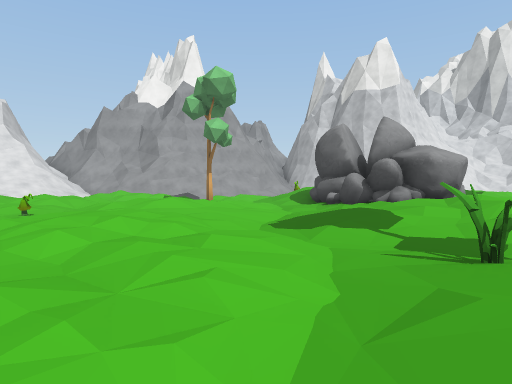
view 1 (above)

24 first-person views from a walk through a scene from a Unity 3-D project. The camera is 1.5 m above the floor, tilts 2° down and sees 75° across. The floor is counted in squares, 2 m on a side. Each view is taken from the middle of a square. On the plan, view 1 faces up. The plan holds only what a view shows up to about 11 squares ahead; the rest is blank. The place goes on beyond the plan. The player is left out. Some surface patterns are stand-ins.

view 2
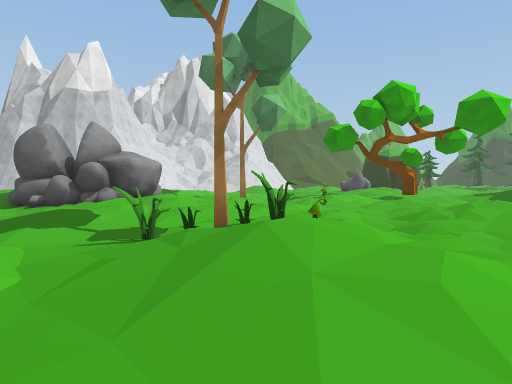

view 3
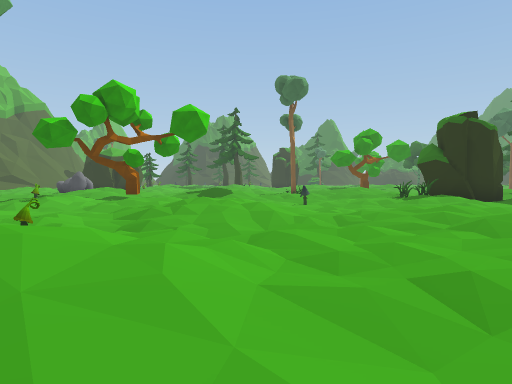

view 4
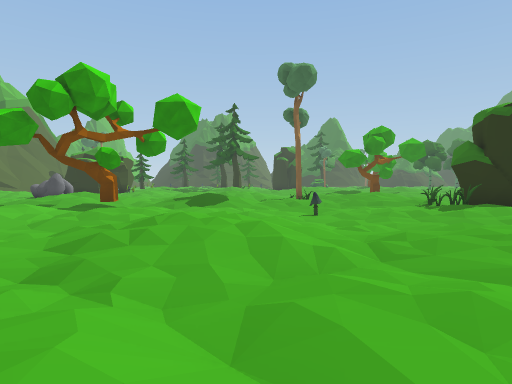

view 5
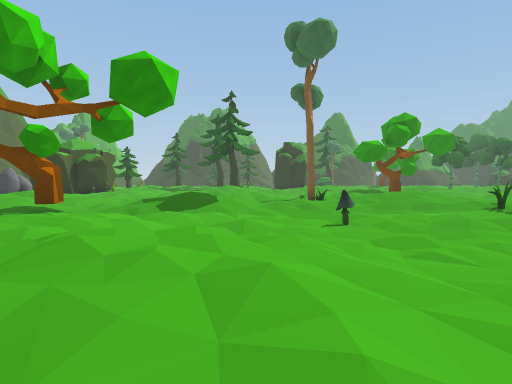

view 6
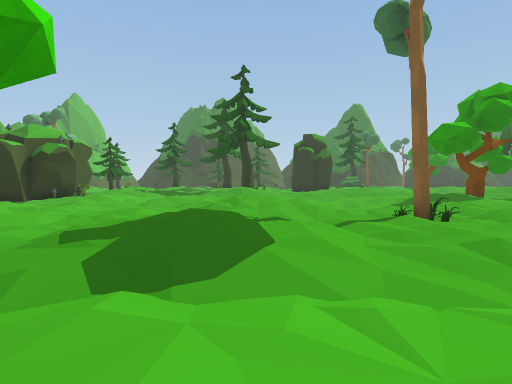

view 7
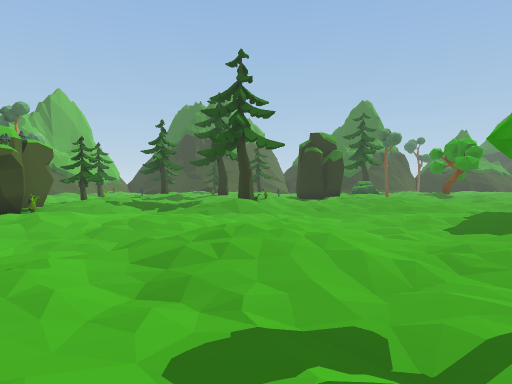

view 8
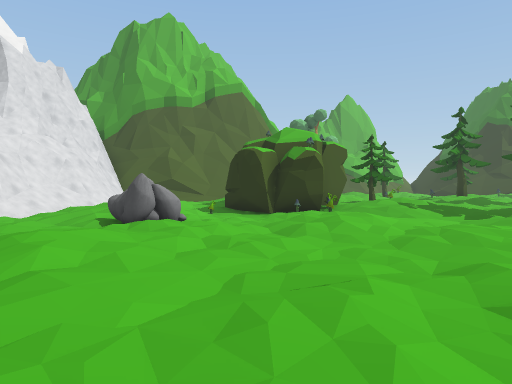

view 9
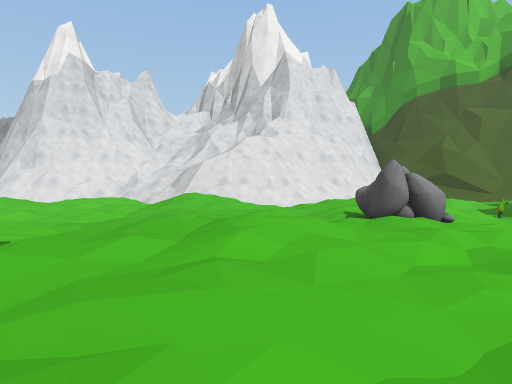

view 10
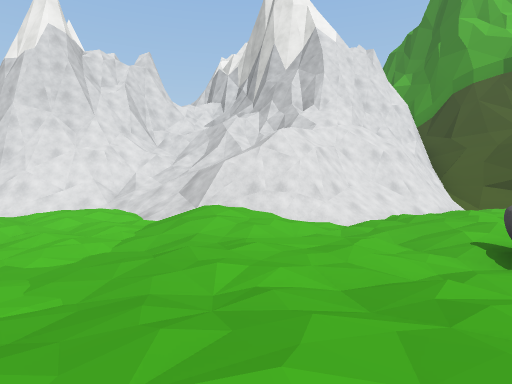

view 11
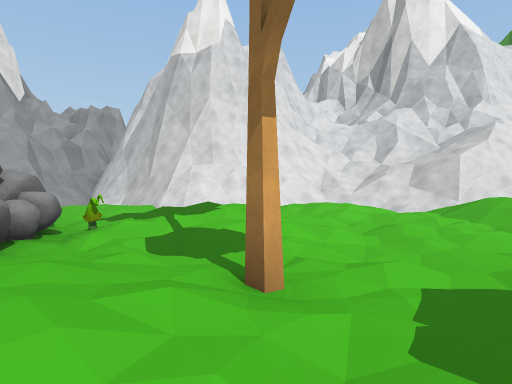

view 12
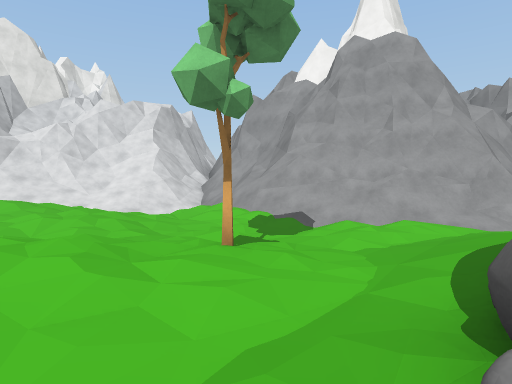

view 13
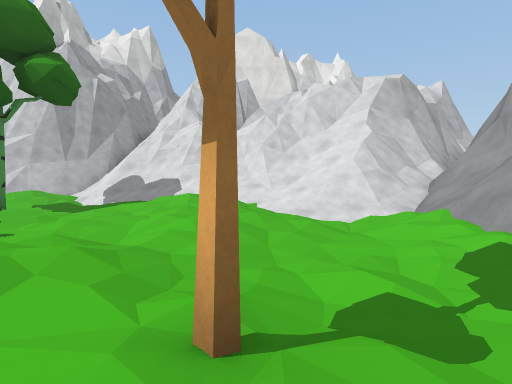

view 14
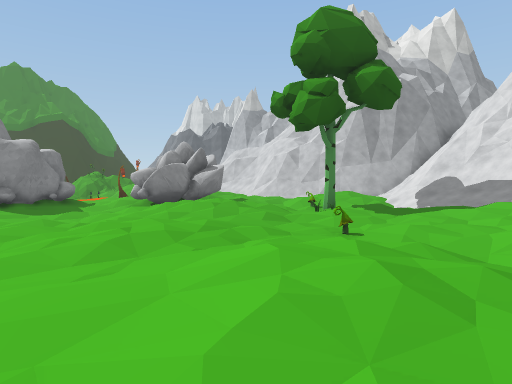

view 15
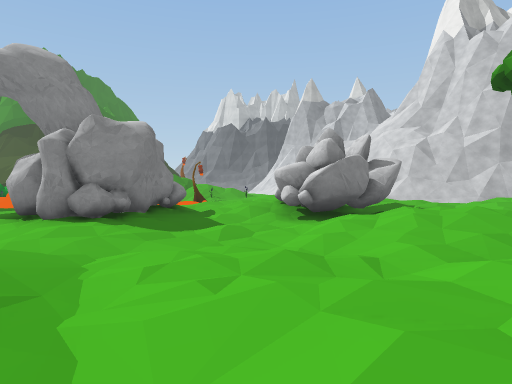

view 16
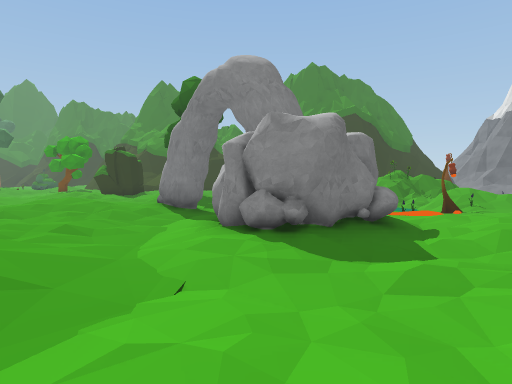

view 17
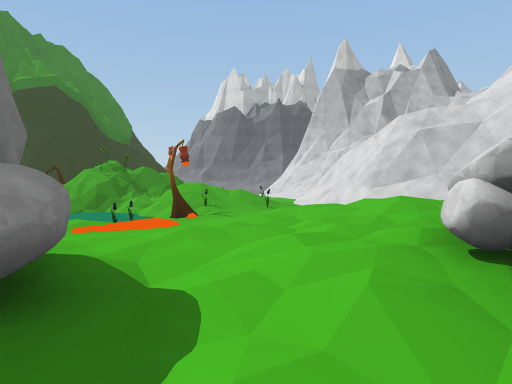

view 18
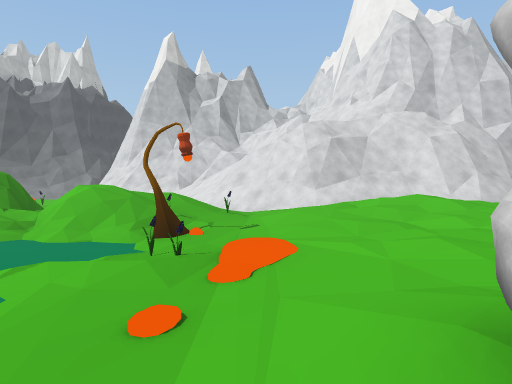

view 19
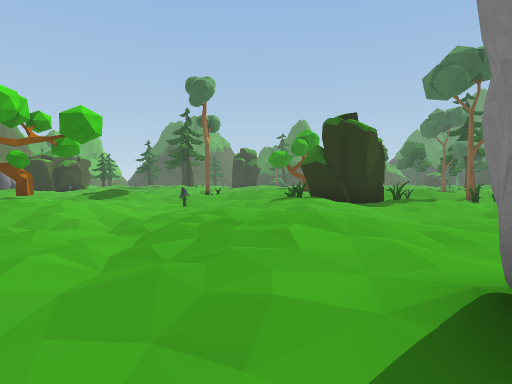

view 20
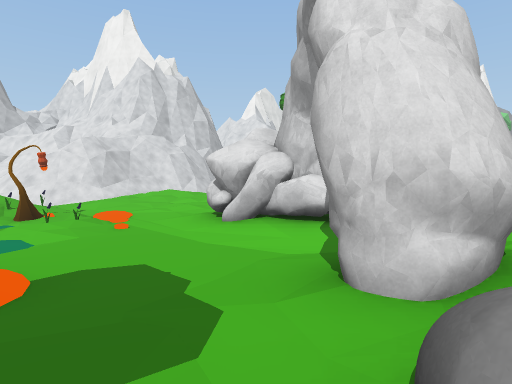

view 21
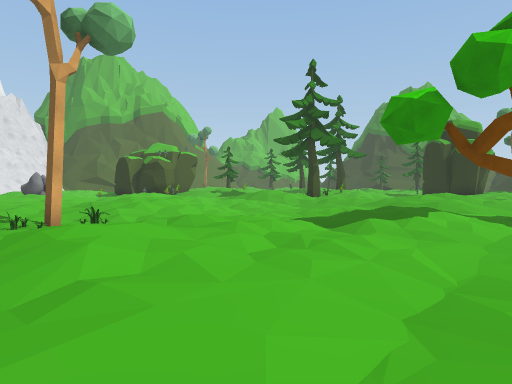

view 22
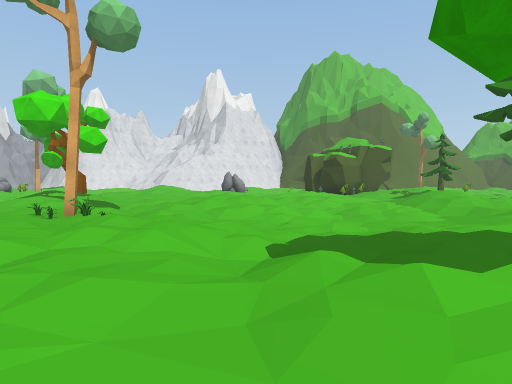

view 23
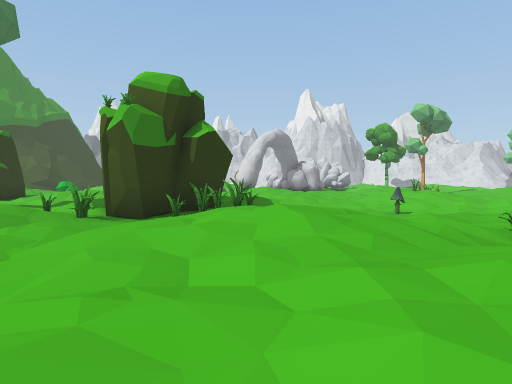

view 24
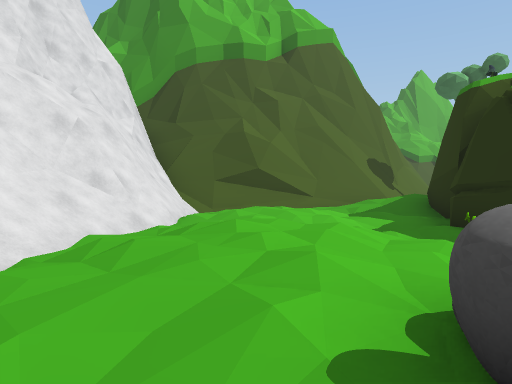

### Floor plan
Key: @ floor where view 1 was taken; # wall or solid block; . main floor; : floor 0.25 m higher than the main floor; - floor 0.25 m lower than the main floor; + floor 0.5 m higher than the main floor; _ floor 0.5 m lower than the main floor; < floor 0.75 m lower than the main floor; / step, stairs or slope; = window, fence, low wall or low ledge; ≈ liquid the walk keeps out of; ^ raised ledge; v drop or lower ground; T tree; M mushroom; P plant; R rock; O other object.
Columns run from 11 left of view 1 to 25 right of it. Each row starts with its distance up from view 1.
 16 ###       ^^#/##   ###=///====##-###
 15  ^####^#^^#// -##^^###//////=#==--/##
 14  ^==///##//-_ --///#///////#///...--#
 13 ^=#///////-_.  --//-.../#v#//.-...-/
 12 ^=///---_<__/+ --.:/-/-/+:--////.--+
 11 ##///--_____/^  -.::.---:./-.::.-_##
 10 =#//.../_/T--###=M/./_--.../././O##
  9 #//:...--..-_###^____<__...-OO__<##
  8 #//:..-/.:.-_####.-T__-_-....O___-#
  7 =//..---...--.##...-_-.-/./.:./_-O#O
  6 ///.--_M-.---.::...-/  -.:+:..-/..-.:
  5 ///-O-_-..._-..:..-/O. -..:.---...-..
  4 /:/OT/.-..----...----..T-...----..--.
  3  +.O-.:/--.-_O----_-..-_------_..-_--
  2 #/.-  :/-_---OTOM-/-...-//-.-/-...-/
  1 #...-#.//_-_/::-_/./-.-/::-_/./-.--/
  0 #/.. ##__<_@/:./-.:.._-.:./-.::._--/:
 -1 #/   ##___-_-./-_...-_--..-_.:.-_--..
 -2 =/ :.:.-_##-_-..----____-..O/--____-
 -3 =/ +../_###--..----___M_-.OTO-_____-
 -4 #/....--###-_....../_/--/..O../_/--/
 -5 #/..--_-###--.::...--..-.::...--..-..
 -6 #/___≈≈_____#../   /.:OO..+/.-_...-..
 -7 //O_POO_____#....-.-..OOO...-.-...-..
 -8 _ /O/</<_____R .-___--OOO-.-___--TT_-
 -9 O ///<<  OO___  --_--OOOO-----_

Positions as (right, up) in squares from view 1, and headings:
1: (0, 0), facing up
2: (0, -1), facing up-right
3: (0, -1), facing right
4: (2, -1), facing right
5: (5, -1), facing right
6: (10, 0), facing right
7: (13, 0), facing right
8: (14, 1), facing up-right
9: (15, 2), facing up
10: (14, 5), facing up
11: (8, 5), facing up
12: (2, 7), facing up-left
13: (0, 10), facing left
14: (0, 9), facing down-left
15: (1, 4), facing down-left
16: (-1, 3), facing down
17: (-3, -1), facing down-left
18: (-2, -6), facing left
19: (0, -5), facing right
20: (2, -9), facing up-left
21: (14, -9), facing up-right
22: (19, -9), facing up
23: (19, -6), facing left
24: (16, 9), facing up-right
